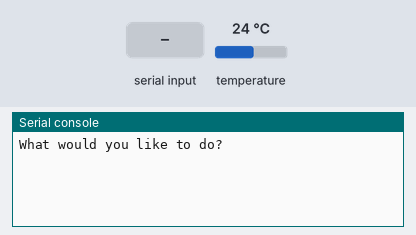
Bench run of a program on a simulated CircuitPython board. Parts: the last lines printed to the serial console. Inputs (shaded band) come from the test bench; at power-on: temperature 24 °C.

Above: at 1.2 s.
1.3 s: "check temp" typed at the serial console, then Enter
At 2.5 s:
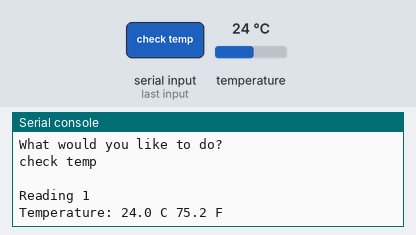
2.8 s: temperature set to 12 °C
At 4.1 s:
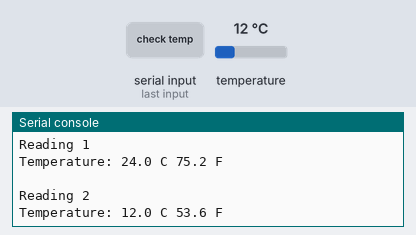
4.3 s: temperature set to 19 °C
At 11.58 s:
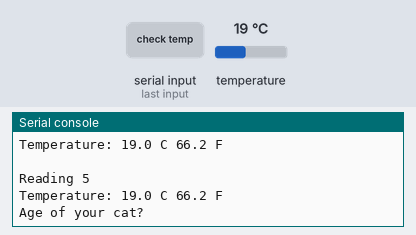
Timing chart, 0 to 11.8 s (numbered marks = the images above; inputs shaded):
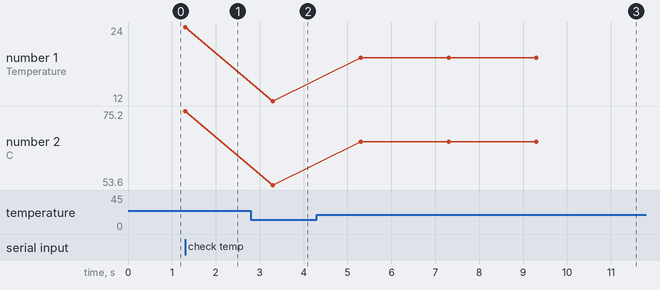

Measured:
- after the input at 1.3 s, the serial console: prints a new line at once (image 1)
- after the input at 2.8 s, the serial console: prints a new line after 0.50 s (image 2)
- after the input at 4.3 s, the serial console: prints a new line after 1.0 s (image 3)
- plotted number 1: 24 → 12 after the input at 2.8 s, 12 → 19 after the input at 4.3 s
- plotted number 2: 75.2 → 53.6 after the input at 2.8 s, 53.6 → 66.2 after the input at 4.3 s

The program:

Test.py
```python
import time
import board
import adafruit_mcp9808

i2c = board.I2C()  # uses board.SCL and board.SDA

# To initialise using the default address:
mcp = adafruit_mcp9808.MCP9808(i2c)

# To initialise using a specified address:
# Necessary when, for example, connecting A0 to VDD to make address=0x19
# mcp = adafruit_mcp9808.MCP9808(i2c_bus, address=0x19)

gender = input("What would you like to do? ")
gender = gender.lower()
if gender == "check temp":
    for i in range(5):
        print()
        print("Reading", i+1)
        tempC = mcp.temperature
        tempF = tempC * 9 / 5 + 32
        print("Temperature: {} C {} F ".format(tempC, tempF))
        time.sleep(2)
elif gender == "female":
    print("Your cat is female")
else:
    print("Invalid input")

age = int(input("Age of your cat? "))
if age < 5:
    print("Your cat is young.")
else:
    print("Your cat is adult.")
```
